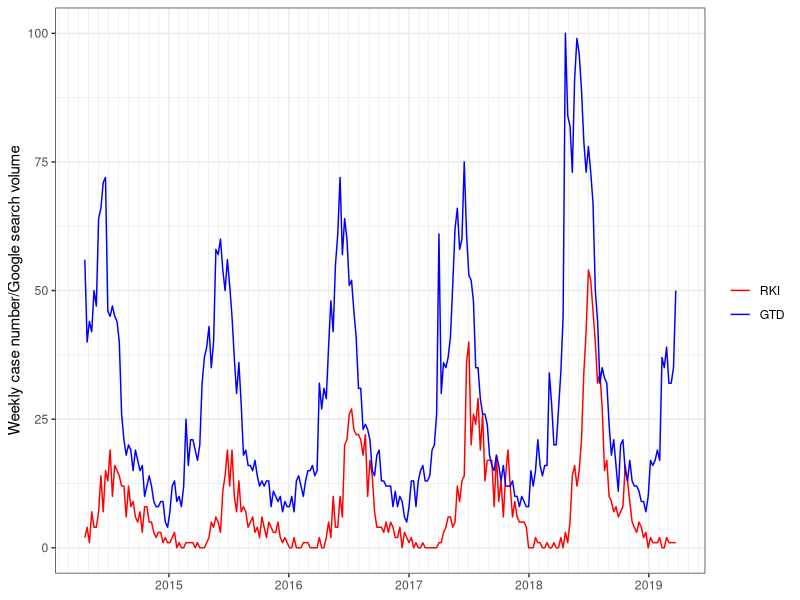
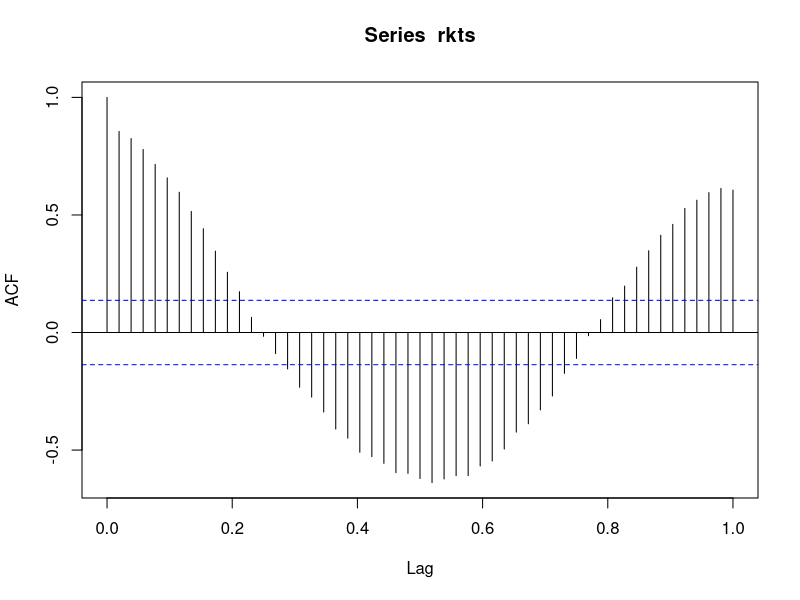
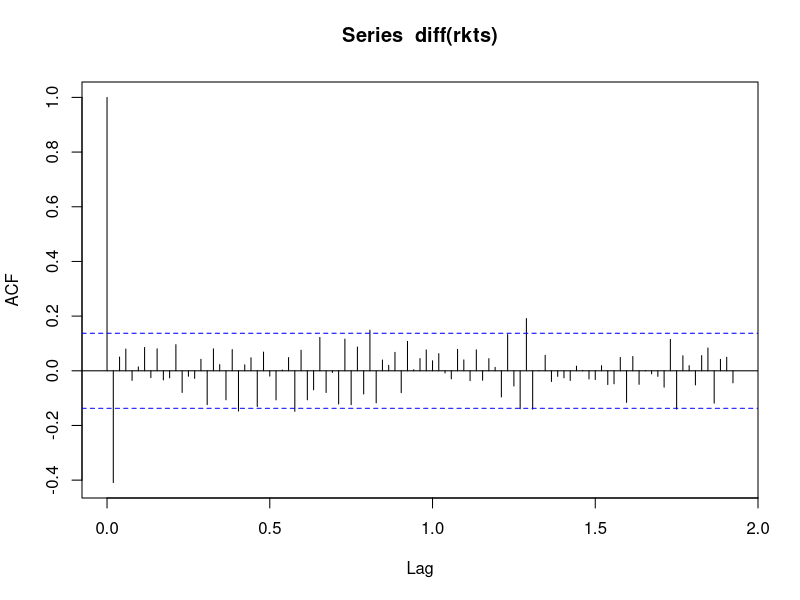
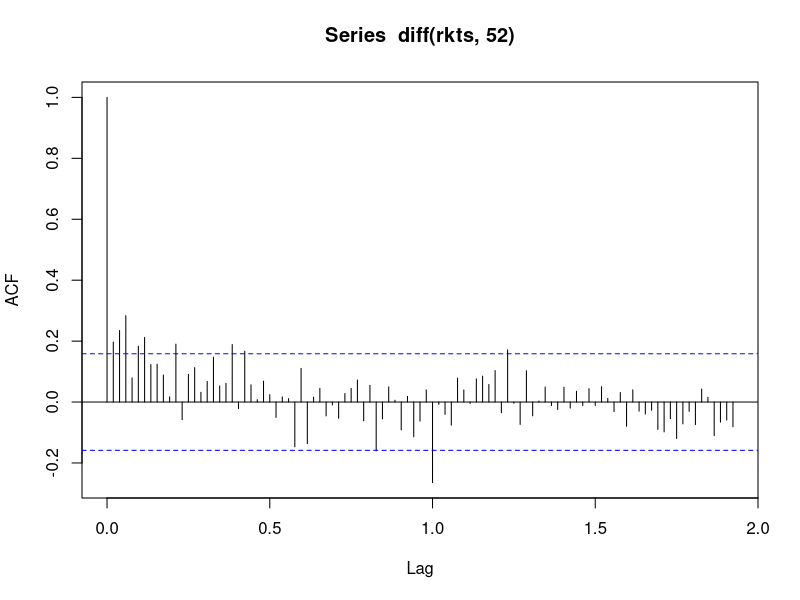
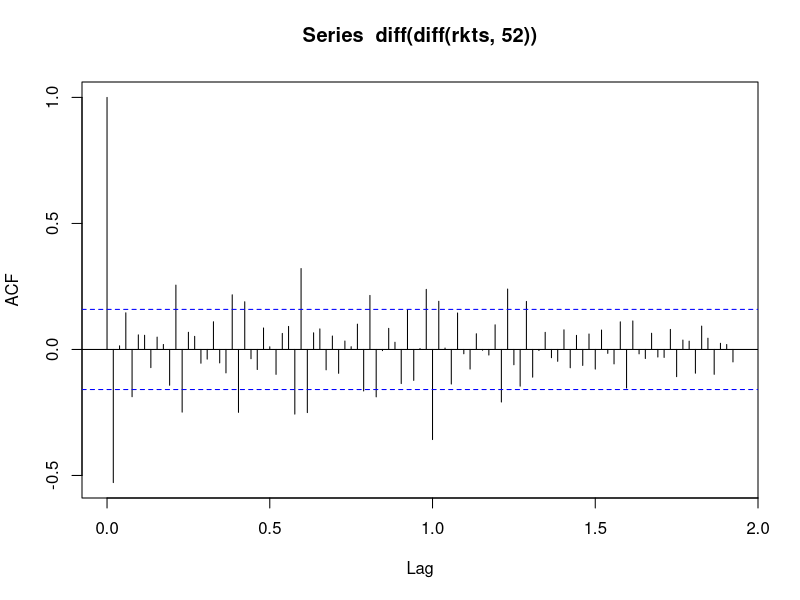

R code for these plots, in order: (Note: a time limit stopped this script after it produced the figures.)
## ---- chunk 1

library( lattice )
library(readr)



masterall <- read_delim("fsmeundzecken.csv", ";", escape_double = FALSE, col_types = cols(time = col_date(format = "%d.%m.%Y")), trim_ws = TRUE)
View(masterall)

masterall[is.na(masterall)] <- 0 
summary(masterall)

cor.test(masterall$FSMEgt, masterall$rki, method="kendall")

library(forecast)

ihs <- function(x) {
  y <- log(x + sqrt(x ^ 2 + 1))
  return(y)
}


hs <- function(x) {
  y <- 0.5*exp(-x)*(exp(2*x)-1)
  return(y)
}


gts <- ts( ihs(masterall$FSMEgt), start=c(2014, 16), end=c(2019, 13), frequency=52)

rkts <- ts( ihs(masterall$rki) , start=c(2014, 16), end=c(2019, 13), frequency=52)

summary(gts)
gts17<-ts(gts[208:258], start=c(2018, 13), end=c(2019, 13), frequency=52)
gts<-ts(gts[1:207], start=c(2014, 16), end=c(2018, 12), frequency=52)

rkts17<-ts(rkts[208:258], start=c(2018, 13), end=c(2019, 13), frequency=52)
rkts<-ts(rkts[1:207], start=c(2014, 16), end=c(2018, 12), frequency=52)

summary(rkts)
summary(rkts17)

library(ggplot2)

ggplot(data = masterall, aes(x = time)) +
  geom_line(aes(y = rki, colour = "RKI")) +
  geom_line(aes(y = FSMEgt, colour = "GTD")) +
  scale_colour_manual("", 
                      breaks = c("RKI", "GTD"),
                      values = c("red", "blue")) +
  scale_x_date(date_minor_breaks = "1 month") +
  xlab(NULL) +
  ylab("Weekly case number/Google search volume") +
  theme_bw()

acf( rkts, lag.max = 52 )
acf( diff( rkts ), lag.max = 100 )
acf( diff( rkts, 52 ), lag.max = 100 )
acf( diff( diff( rkts, 52 ) ), lag.max = 100 )


library(splines)

fit <- auto.arima( rkts, trace = TRUE, approximation = FALSE )
fit
fc <- forecast( fit, h = length( gts17 ) )
accuracy( fc )
accuracy( fc, rkts17 )

fitGT <- auto.arima( rkts, trace = TRUE, approximation = FALSE, xreg = gts )
fitGT

fcGT<- forecast( fitGT, xreg = gts17 )


# result:
accuracy( fc, rkts17 )
accuracy( fcGT, rkts17 )
checkresiduals(fit)
checkresiduals(fitGT)
fitGT 
a<-AIC( fit, fitGT ) 
a
dm.test( rkts17-fc$mean, rkts17-fcGT$mean ) #Diebold Mariano Test: not significant pedictive performance



##plot- the models
plot( fc, col = "black", ylab = "Number of cases", main = "Predictions" )
lines( fcGT$mean, col = "red" )
lines( rkts17, col = "black" )
legend( "bottomleft", legend = c( "Optimal SARIMA", "Optimal SARIMA with GT", "Actual" ),
        fill = c( "blue", "red", "black" ), cex = 0.7 )



plot( fc )
#back transform for plotting
fc$mean <- hs(fc$mean)
fc$lower <- hs(fc$lower)
fc$upper <- hs(fc$upper)
fc$x <- hs(rkts)
plot(fc)


plot( fcGT )
#back transform for plotting
fcGT$mean <- hs(fcGT$mean)
fcGT$lower <- hs(fcGT$lower)
fcGT$upper <- hs(fcGT$upper)
fcGT$x <- hs(rkts)
plot(fcGT)

layout(1)
plot( fc, col = "black", ylab = "Number of cases", main = "Predictions", ylim=c(0, 55) )
lines( fcGT$mean, col = "red" )
lines( hs(rkts17), col = "black" )
legend( "topleft", legend = c( "Optimal SARIMA", "Optimal SARIMA with GT", "Actual" ),
        fill = c( "blue", "red", "black" ), cex = 0.7 )
